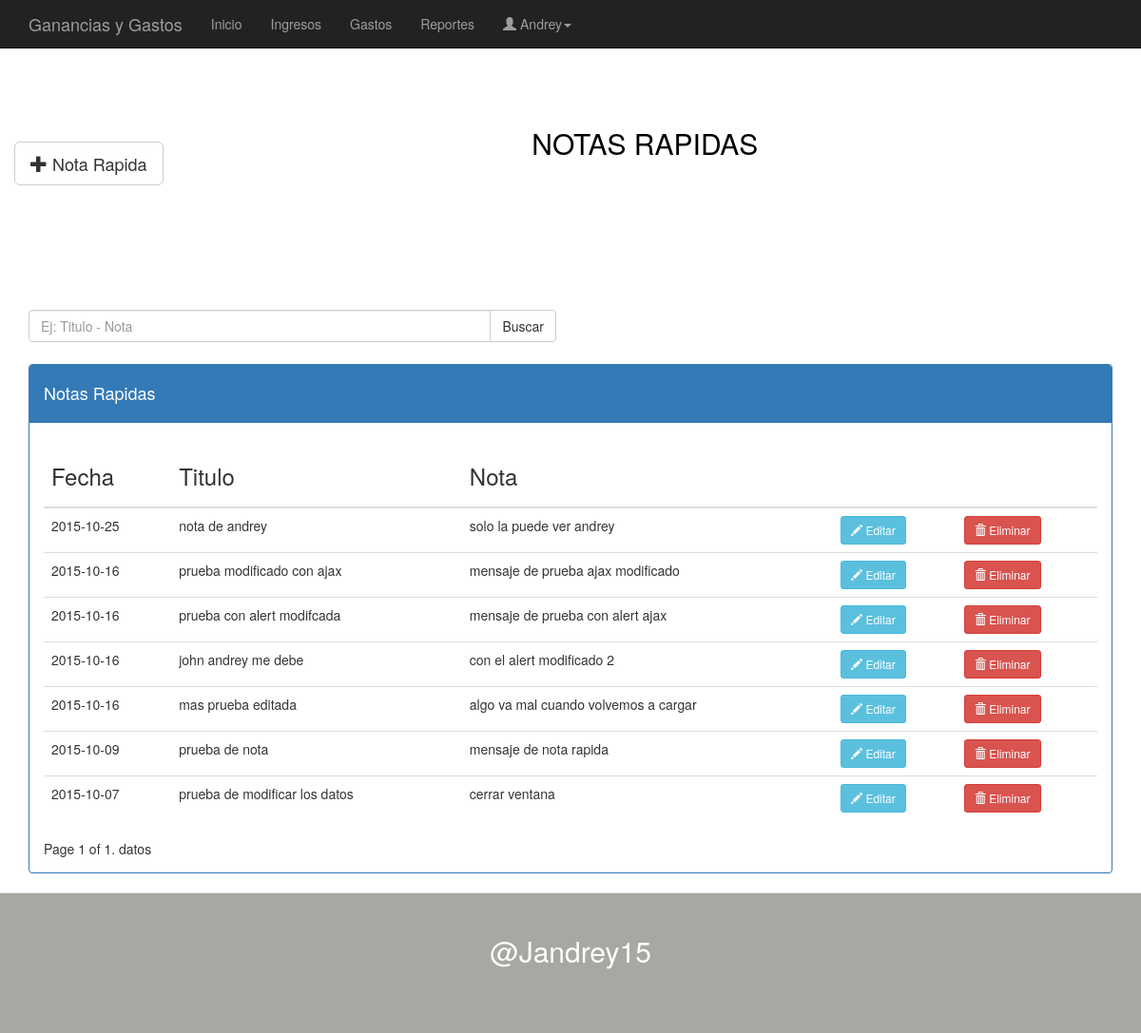
The page /ver-notas-rapidas/ (signed in) on the database as committed earlier.
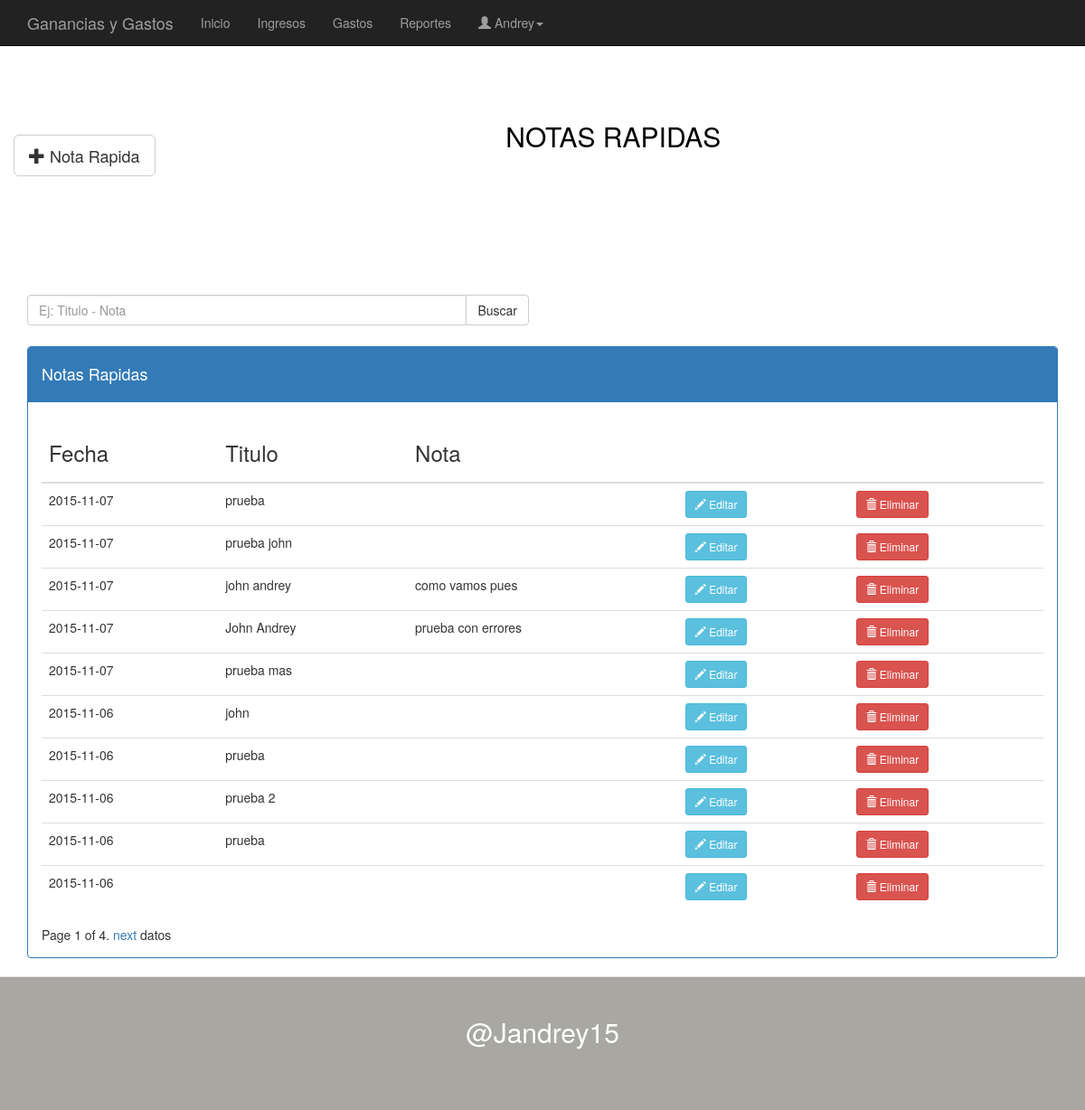
The same page on the database as committed later.
### apps/notas/models.py (models this page shows, shortened)
class Notas(models.Model):
	fecha = models.DateField(blank=True)
	titulo = models.CharField(max_length=50, blank=True)
	nota = models.CharField(max_length=80, blank=True)
	usuario = models.ForeignKey(User)

### apps/notas/views.py (the view)
# urls.py: url(r'^ver-notas-rapidas/$', NotaRapida.as_view(), name = 'nota_rapida'),
class NotaRapida(CreateView,ListView):
	template_name = 'notas/notasRapidas.html'
	def get(self, request, *args, **kwargs):
		id_user = request.user.id
		notas = Notas.objects.filter(usuario__id=id_user).order_by('-fecha')
		paginator = Paginator(notas, 10)
		page = request.GET.get('page','1')
		try:datos = paginator.page(page )
		except PageNotAnInteger:
		 	datos = paginator.page(1)
		except EmptyPage:
			datos = paginator.page(paginator.num_pages)
		ctx = {'datos': datos}
		return render_to_response('notas/notasRapidas.html',ctx, context_instance=RequestContext(request))

### diarias/templates/notas/notasRapidas.html (shortened to what this page needs)
{% extends "base.html" %}
{% block cabezera %}
	{% if user.is_authenticated %}
	<div id="notaStyle">
		<a href="" class="btn btn-default btn-lg" data-toggle="modal" data-target="#mensaje">
		<span class="glyphicon glyphicon-plus" aria-hidden="true"></span> Nota Rapida</a>
	</div>
	{% else %}
		<script type="text/javascript">
			 window.location="http://localhost:8000/";
		</script>
	{% endif %}
{% endblock %}
{% block contenido %}
	<h2 id="titulos">NOTAS RAPIDAS</h2>
{% endblock %}
{% block segundocontenido %}
	<div class="col-lg-6" id="buscador">
	    <div class="input-group">
	      <input type="text" class="form-control" id="buscar" placeholder="Ej: Titulo - Nota" autofocus>
	      <span class="input-group-btn">
	        <button class="btn btn-default" type="button" id="buscando">Buscar</button>
	      </span>
	    </div>
	</div>
	<article class="col-md-12">
		<div class="table-responsive panel panel-primary">
			<div class="panel-heading"><h4>Notas Rapidas</h4></div>
			<div class="panel-body">
			<table class="table table-hover">
				<thead>
					<tr>
						<th><h3>Fecha</h3></th>
						<th><h3>Titulo</h3></th>
						<th><h3>Nota</h3></th>
						<th></th>
						<th></th>
					</tr>
				</thead>
				<tbody id="FechaTituloNota">
					{% for registro in datos %}
							<tr>
								<td>{{registro.fecha|date:"Y-m-d"}}</td>
								<td>{{registro.titulo}}</td>
								<td>{{registro.nota}} </td>
								<td><a href=""  class="btn btn-info btn-sm" data-toggle="modal" data-target="#modificar" id="modificarNota"><span class="glyphicon glyphicon-pencil" aria-hidden="true"></span> Editar</a></td>
								<td><a href=""  class="btn btn-danger btn-sm" data-toggle="modal" data-target="#eliminar" id="eliminarNota"><span class="glyphicon glyphicon-trash" aria-hidden="true"></span> Eliminar</a></td>
							</tr>
					{% endfor %}
				</tbody>
			</table>
			<div id="pag">
				<nav class="paginacion">
				    <span class="step-links">
				        <span class="current">
				            Page {{ datos.number }} of {{ datos.paginator.num_pages }}.
				        </span>
				        {% if datos.has_next %}
				            <a href="?page={{ datos.next_page_number }}">next</a>
				        {% endif %}datos
				    </span>
				</nav>
			</div>
			</div>
		</div>
	</article>
{% endblock %}

Rows that differ between the two databases and show on the page:
no longer on this page (row unchanged): Notas: fecha "2015-10-25", titulo "nota de andrey", nota "solo la puede ver andrey"
no longer on this page (row unchanged): Notas: fecha "2015-10-16", titulo "prueba modificado con ajax", nota "mensaje de prueba ajax modificado"
no longer on this page (row unchanged): Notas: fecha "2015-10-16", titulo "prueba con alert modifcada", nota "mensaje de prueba con alert ajax"
no longer on this page (row unchanged): Notas: fecha "2015-10-16", titulo "john andrey me debe", nota "con el alert modificado 2"
no longer on this page (row unchanged): Notas: fecha "2015-10-16", titulo "mas prueba editada", nota "algo va mal cuando volvemos a cargar"
no longer on this page (row unchanged): Notas: fecha "2015-10-09", titulo "prueba de nota", nota "mensaje de nota rapida"
no longer on this page (row unchanged): Notas: fecha "2015-10-07", titulo "prueba de modificar los datos", nota "cerrar ventana"
added Notas: fecha "2015-11-07", titulo "prueba"
added Notas: fecha "2015-11-07", titulo "prueba john"
added Notas: fecha "2015-11-07", titulo "john andrey", nota "como vamos pues"
added Notas: fecha "2015-11-07", titulo "John Andrey", nota "prueba con errores"
added Notas: fecha "2015-11-07", titulo "prueba mas"
added Notas: fecha "2015-11-06", titulo "john"
added Notas: fecha "2015-11-06", titulo "prueba"
added Notas: fecha "2015-11-06", titulo "prueba 2"
added Notas: fecha "2015-11-06", titulo "prueba"
added Notas: fecha "2015-11-06"
Other text that changed with them:
{{ datos.paginator.num_pages }}: "1" → "4"
text now shown: "next"
